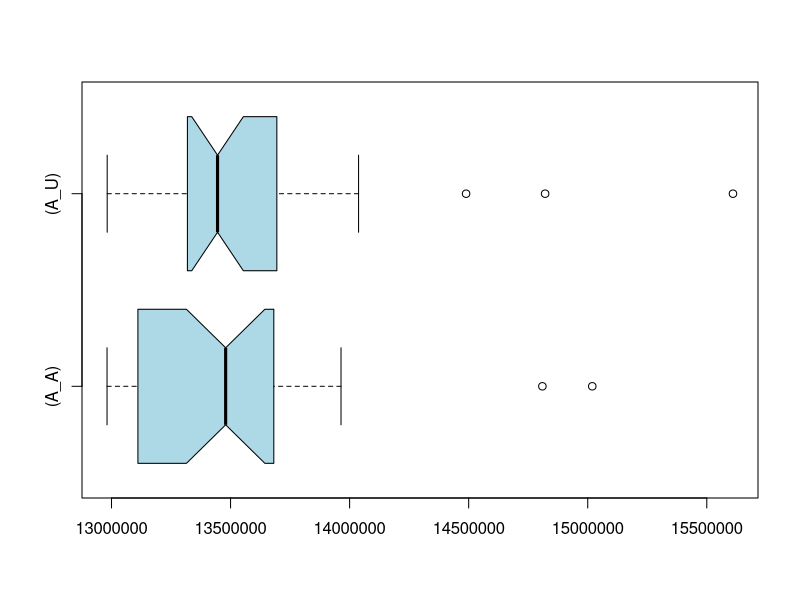

The R script that drew this image:
if (exists("A_A")) remove("A_A")
if (exists("A_U")) remove("A_U")
if (exists("C_A")) remove("C_A")
if (exists("C_U")) remove("C_U")
A_U<-c(13487856,13426680,13472368,13450920,13555849,13348319,14489162,13016329,13117680,13523630,14026203,13421269,13922717,12981914,13195039,13243723,13038190,15609947,13694404,13900851,13642177,14037592,13426620,13424294,13439732,13122482,13488241,13318808,14821078,13421380)
A_A<-c(13850894,14809539,13681684,13042643,13168792,13084109,13043165,13759875,13488172,13621720,13593712,12981260,13680358,13061313,13183572,13267906,13238592,13110873,13550039,13873701,13470630,13297349,15019035,13695114,13963918,13591890,13042458,13016957,13169750,13566622)
if (exists("A_U")) boxplot.stats(A_U)
if (exists("A_A")) boxplot.stats(A_A)
if (exists("C_U")) boxplot.stats(C_U)
if (exists("C_A")) boxplot.stats(C_A)
if (exists("A_U")) summary(A_U)
if (exists("A_A")) summary(A_A)
if (exists("C_U")) summary(C_U)
if (exists("C_A")) summary(C_A)
if (exists("A_U")) boxplot(A_A,A_U,col="lightblue",horizontal=TRUE,match=TRUE,names=c("(A_A)","(A_U)"),notch=TRUE)
if (exists("C_U")) boxplot(C_A,C_U,col="lightblue",horizontal=TRUE,match=TRUE,names=c("(C_A)","(C_U)"),notch=TRUE)
